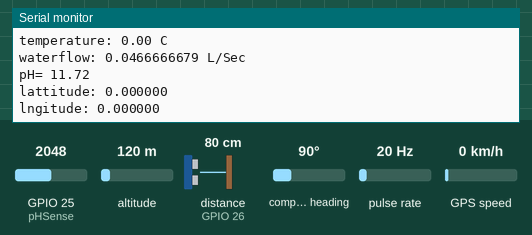
The sketch below on a simulated ESP32. Shown: the last lines printed to the serial monitor. Wiring (inferred from the names in the program): ultrasonic range finder: trigger GPIO 13; echo GPIO 26; pulse sensor: data GPIO 27. Inputs (shaded band) come from the test bench; at power-on: distance to the obstacle (sensor on GPIO 26) 80 cm, pulse rate 20 Hz, GPIO 25 (pHSense) = 2048, altitude 120 m, compass heading 90°, GPS speed 0 km/h. The echo pulse lasts 58.3 µs per cm; the GPS gets a fix after 3 s at 37.7749, -122.4194 with 8 satellites.

Above: at 1.2 s.
1.3 s: distance to the obstacle (sensor on GPIO 26) set to 2 cm
At 1.49 s:
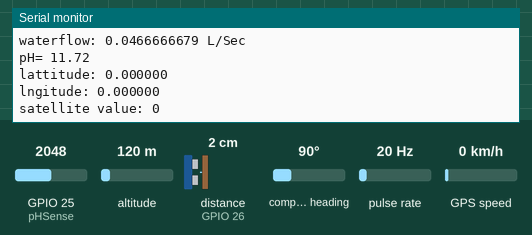
2.8 s: pulse rate (sensor on GPIO 27) set to 4 Hz
At 3.24 s:
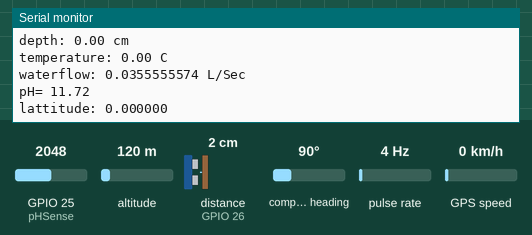
4.3 s: GPIO 25 (pHSense) set to 2866
At 4.48 s:
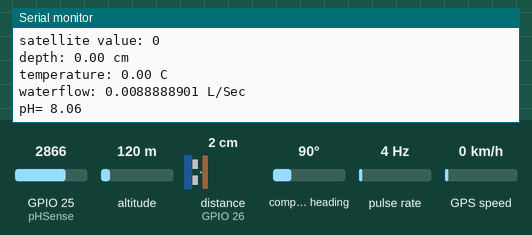
5.8 s: distance to the obstacle (sensor on GPIO 26) set to 4 cm
At 6.34 s:
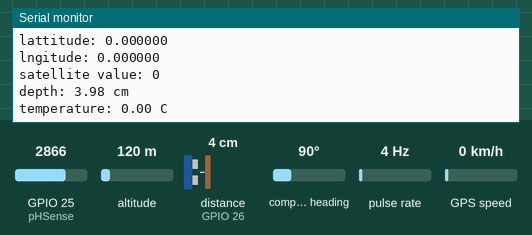
7.3 s: pulse rate (sensor on GPIO 27) set to 50 Hz
At 7.38 s:
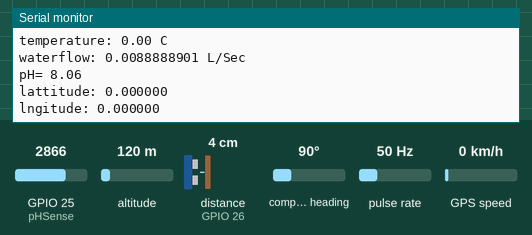
8.8 s: GPIO 25 (pHSense) set to 3972
At 9.03 s:
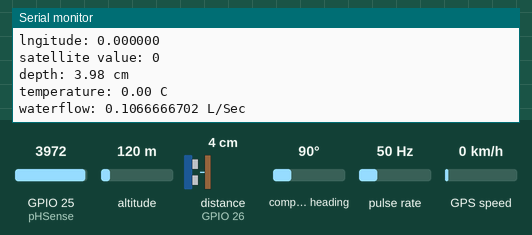
Timing chart, 0 to 11.3 s (numbered marks = the images above; inputs shaded):
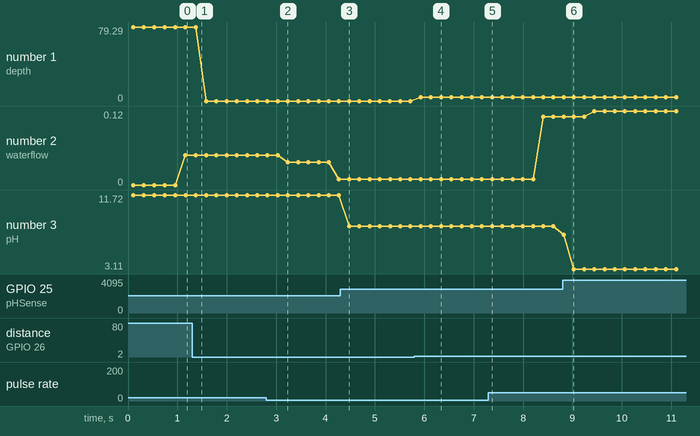

Measured:
- after the input at 2.8 s, the serial monitor: prints a new line after 0.44 s (image 2)
- after the input at 4.3 s, the serial monitor: prints a new line after 0.18 s (image 3)
- after the input at 5.8 s, the serial monitor: prints a new line after 0.13 s (image 4)
- after the input at 8.8 s, the serial monitor: prints a new line at once (image 6)
- plotted number 1: 0 → 3.98 after the input at 5.8 s
- plotted number 2: 0.05 → 0.01 after the input at 2.8 s, 0.01 → 0.11 after the input at 7.3 s
- plotted number 3: 11.72 → 8.06 after the input at 4.3 s, 8.06 → 3.11 after the input at 8.8 s

The sketch:

block1_2.ino
```cpp
#include <WiFiClient.h>
#include <WebServer.h>*/
#include <Arduino.h>
#include <Wire.h>
#include <EEPROM.h>
#include <WiFi.h>
#include <OneWire.h>
#include <DallasTemperature.h>
#include <Adafruit_ADS1X15.h>
#include <DFRobot_ESP_EC.h>
#include <SoftwareSerial.h>
#include <HardwareSerial.h>
#include <TinyGPS++.h>
#define ONE_WIRE_BUS 13
OneWire oneWire(ONE_WIRE_BUS);
DallasTemperature sensors(&oneWire);
DFRobot_ESP_EC ec;
Adafruit_ADS1115 ads;
TinyGPSPlus gps;
int trig = 13;
int echo = 26;
int rx = 16;
int tx = 17;
int samples = 10;
int flowsensor = 27;
int temperaturePin = 21;
float adc_resolution = 4096.0;
int pHSense = 25;
//int turbidityPin = 33;
int interval = 60000;
volatile int flow_frequency; // Measures flow sensor pulses
float l_minute;
float phValue;
unsigned long currentTime;
unsigned long cloopTime;
float temperature;
float duration;
int turbidity;
float distance;
String Location;
String lat1;
String lat2;
String lng1;
String lng2;
String lattitude;
String lngitude;
HardwareSerial GPS_Serial(1);

void flow () // Interrupt function
{
   flow_frequency++;
}

void setup() {
  Serial.begin(115200);
  pinMode(flowsensor, INPUT);
  digitalWrite(flowsensor, HIGH);
  pinMode(trig, OUTPUT);
  pinMode(echo, INPUT);
  GPS_Serial.begin(9600, SERIAL_8N1, rx, tx);
  attachInterrupt(digitalPinToInterrupt(flowsensor), flow, RISING);
  //sei();
  currentTime = millis();
  cloopTime = currentTime;
}

void GPSinfo()
{
  if(GPS_Serial.available())
  {
    gps.encode(GPS_Serial.read());
  }

    /*Serial.print(gps.date.day());
    Serial.print("/");
    Serial.print(gps.date.month());
    Serial.print("/");
    Serial.print(gps.date.year());
    Serial.print(", ");

    Serial.print(gps.time.hour());
    Serial.print(":");
    Serial.print(gps.time.minute());
    Serial.print(":");
    Serial.print(gps.time.second());
    Serial.print(", ");
    Serial.begin(115200);
    Serial.print("lattitude: ");
    Serial.println(gps.location.lat(), 6);
    Serial.print("lngitude: ");
    Serial.println(gps.location.lng(), 6);*/
    Serial.print("satellite value: ");
    Serial.println(gps.satellites.value());
    /*Serial.end();

    String Location = String(gps.location.lat(), 6)+", "+String(gps.location.lng(), 6);
    Serial.print(", ");

    Serial.print(gps.location.lng(), 6);
    Serial.print(", ");
    String Location = String(gps.location.lat(), 6)+ String(gps.location.lng(), 6);
    return gps.location.lat();*/
    lattitude = String(gps.location.lat(), 6);
    lngitude = String(gps.location.lng(), 6);
}

void loop() {
  // put your main code here, to run repeatedly:
  depth();
  GPSinfo();
  flowRate();
  Cph();
  //Serial.begin(115200);
  Serial.print("depth: ");
  Serial.print(distance);
  Serial.println(" cm");
  Serial.print("temperature: ");
  Serial.print(temperature);
  Serial.println(" C");
  Serial.print("waterflow: ");
  Serial.print(l_minute, DEC); // Print litres/hour
  Serial.println(" L/Sec");
  Serial.print("pH= ");
  Serial.println(phValue);
  Serial.print("lattitude: ");
  Serial.println(lattitude);
  Serial.print("lngitude: ");
  Serial.println(lngitude, 6);
  /*Serial.print("turbidity: ");
  Serial.print(turbidity);*/
  //Serial.end();
  delay(100);
}

float depth(){
  digitalWrite(trig, HIGH);
  delayMicroseconds(10);
  digitalWrite(trig, LOW);
  duration = pulseIn(echo, HIGH);
  distance = 0.017 * duration;
  if(distance < 2)
  {
    distance = 0;
  }
  else if(distance > 400)
  {
    distance = 999999;
  }
  return distance;
}

/*int turbidityFunc() {
  int val = analogRead(turbidityPin);
  turbidity = map(val, 0, 2800, 100, 1);
    //text = (String)turbidity;
  Serial.print("turbidity: ");
  Serial.println(turbidity);
    //delay(1000);
  //Make the ESP32 always handle web clients
  //server.handleClient();
  return turbidity;
}*/

/*float GPSinfolng()
{
  if(GPS_Serial.available())
  {
    gps.encode(GPS_Serial.read());
  }

    Serial.print(gps.date.day());
    Serial.print("/");
    Serial.print(gps.date.month());
    Serial.print("/");
    Serial.print(gps.date.year());
    Serial.print(", ");

    Serial.print(gps.time.hour());
    Serial.print(":");
    Serial.print(gps.time.minute());
    Serial.print(":");
    Serial.print(gps.time.second());
    Serial.print(", ");
    Serial.begin(115200);
    Serial.print("lattitude: ");
    Serial.println(gps.location.lat(), 6);
    Serial.print("lngitude: ");
    Serial.println(gps.location.lng(), 6);
    Serial.print("satellite value: ");
    Serial.println(gps.satellites.value());
    Serial.end();
    String Location = String(gps.location.lat(), 6)+", "+String(gps.location.lng(), 6);
    Serial.print(", ");

    Serial.print(gps.location.lng(), 6);
    Serial.print(", ");
    String Location = String(gps.location.lat(), 6)+ String(gps.location.lng(), 6);
    return gps.location.lng();
}*/

void tempValue()
{
  sensors.requestTemperatures();
  temperature = sensors.getTempCByIndex(0);
}

void flowRate ()
{
  currentTime = millis();
  // Every second, calculate and print litres/hour
  if(currentTime >= (cloopTime + 1000))
  {
    cloopTime = currentTime; // Updates cloopTime
    if(flow_frequency != 0){
    // Pulse frequency (Hz) = 7.5Q, Q is flow rate in L/min.
    l_minute = (flow_frequency / 7.5); // (Pulse frequency x 60 min) / 7.5Q = flowrate in L/hour
    l_minute = l_minute/60;
    //vol = vol +l_minute;
    flow_frequency = 0; // Reset Counter
  }
  else {
    l_minute = 0;
  }
 }
}

float ph (float voltage) {
  return 7 + ((2.5 - voltage) / 0.18);
}

void Cph () {
  int measurings=0;
  for (int i = 0; i < samples; i++)
  {
    measurings += analogRead(pHSense);
    delay(10);
  }
  float voltage = 3.3 / adc_resolution * measurings/samples;
  //Serial.print("pH= ");
  phValue = ph(voltage);
}
```
